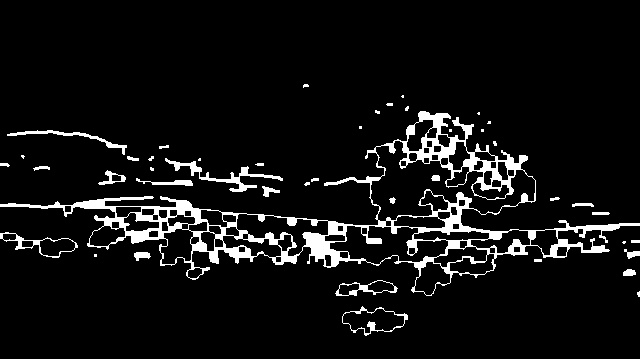
#> input picture images/tree.jpg, 640 x 359 px
$ python CW_lesson2.py
#> lines starting #> are read from the running program, lines starting #| are printed output that depends on the picture; after the words box and inside, x2 and y2 are one past the last pixel; in counts of white or black regions, pixels touching at a corner belong together
import cv2
import numpy as np
image = cv2.imread('images/tree.jpg')
#> image is the input picture: shape (359, 640, 3); min 0, max 255, mean 17.7
print(image.shape)
#| (359, 640, 3)
# image = cv2.resize(image, (800, 500))
image = cv2.resize(image, (image.shape[1] // 1, image.shape[0] // 1))#пропорційне зменшення ділення на однакове число
image = cv2.cvtColor(image, cv2.COLOR_BGR2GRAY)
#> image: shape (359, 640)
print(image.shape)
#| (359, 640)
image = cv2.Canny(image, 100 , 100)
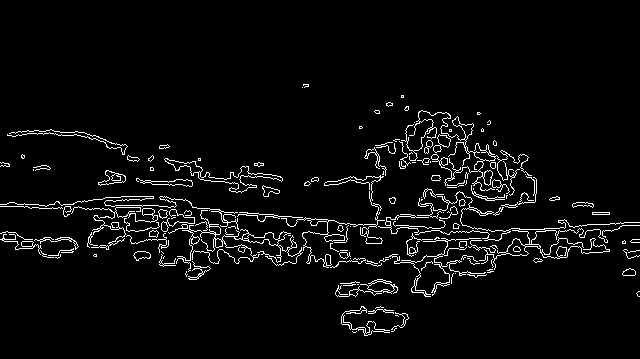
#> image: shape (359, 640); 4.3% white in thin lines or dots, all inside (x1, y1, x2, y2) = (0, 84, 640, 336)


kernel = np.ones((5,5), np.uint8)
image = cv2.dilate(image, kernel, iterations=1) #розширює світлі області
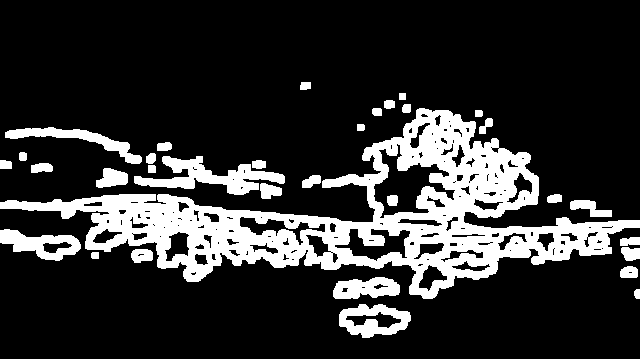
#> image: shape (359, 640); 19.2% white; 33 white regions, largest, box (x1, y1, x2, y2) and area: (0, 108, 640, 299) 32932, (134, 156, 285, 195) 2401, (339, 304, 411, 338) 1390

image = cv2.erode(image, kernel, iterations=1)
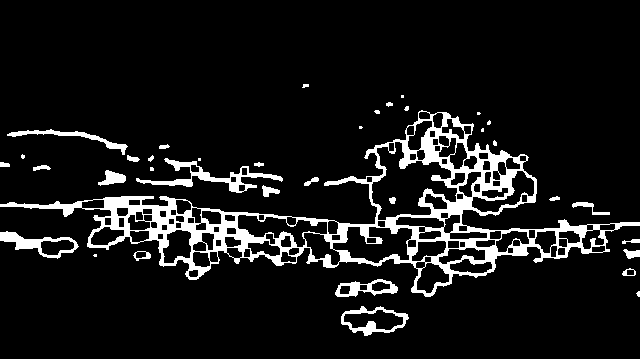
#> image: shape (359, 640); 9.1% white; 37 white regions (13 under 20 px), largest, box (x1, y1, x2, y2) and area: (0, 110, 640, 297) 16001, (136, 158, 283, 193) 1148, (0, 231, 79, 259) 710

mytree = cv2.imwrite("images/treemy.jpg" , image)

cv2.imshow("image", image)
cv2.waitKey(0)
cv2.destroyAllWindows()
